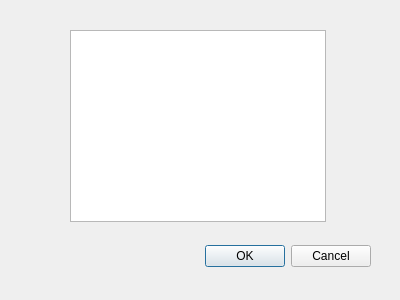
<?xml version="1.0" encoding="UTF-8"?>
<ui version="4.0">
 <class>Inventory</class>
 <widget class="QDialog" name="Inventory">
  <property name="geometry">
   <rect>
    <x>0</x>
    <y>0</y>
    <width>400</width>
    <height>300</height>
   </rect>
  </property>
  <property name="windowTitle">
   <string>Dialog</string>
  </property>
  <widget class="QDialogButtonBox" name="buttonBox">
   <property name="geometry">
    <rect>
     <x>30</x>
     <y>240</y>
     <width>341</width>
     <height>32</height>
    </rect>
   </property>
   <property name="orientation">
    <enum>Qt::Horizontal</enum>
   </property>
   <property name="standardButtons">
    <set>QDialogButtonBox::Cancel|QDialogButtonBox::Ok</set>
   </property>
  </widget>
  <widget class="QListWidget" name="inventoryList">
   <property name="geometry">
    <rect>
     <x>70</x>
     <y>30</y>
     <width>256</width>
     <height>192</height>
    </rect>
   </property>
  </widget>
 </widget>
 <resources/>
 <connections>
  <connection>
   <sender>buttonBox</sender>
   <signal>accepted()</signal>
   <receiver>Inventory</receiver>
   <slot>accept()</slot>
   <hints>
    <hint type="sourcelabel">
     <x>248</x>
     <y>254</y>
    </hint>
    <hint type="destinationlabel">
     <x>157</x>
     <y>274</y>
    </hint>
   </hints>
  </connection>
  <connection>
   <sender>buttonBox</sender>
   <signal>rejected()</signal>
   <receiver>Inventory</receiver>
   <slot>reject()</slot>
   <hints>
    <hint type="sourcelabel">
     <x>316</x>
     <y>260</y>
    </hint>
    <hint type="destinationlabel">
     <x>286</x>
     <y>274</y>
    </hint>
   </hints>
  </connection>
 </connections>
</ui>
